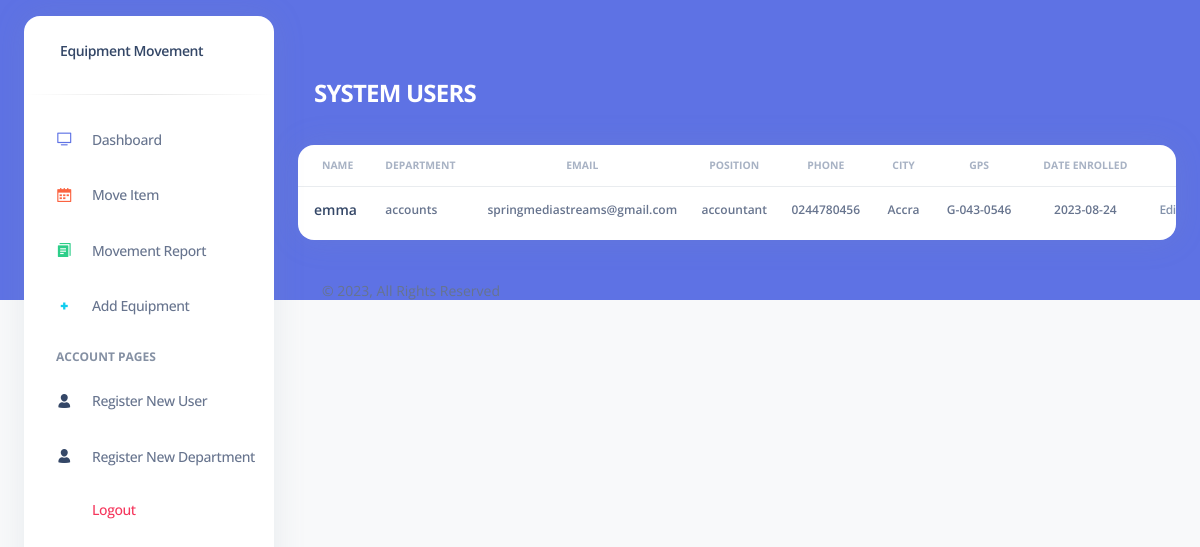
The page /pages/users.php (signed in) on the database its author committed.
### tables this page shows
CREATE TABLE `users` (
  `id` int(11) NOT NULL,
  `fullname` varchar(100) NOT NULL,
  `email` varchar(100) NOT NULL,
  `department` varchar(100) NOT NULL,
  `position` varchar(100) NOT NULL,
  `address` varchar(150) NOT NULL,
  `password` varchar(100) NOT NULL,
  `city` varchar(100) NOT NULL,
  `phone` varchar(100) NOT NULL,
  `gps` varchar(50) NOT NULL,
  `profile_pic` varchar(255) NOT NULL,
  `date` date NOT NULL
);

### pages/users.php (the view, shortened to what this page needs)
<?php
    $conn = mysqli_connect("localhost", "root", "", "equipments_db");
?>
<!DOCTYPE html>
<html lang="en">
<head>
	<link href="../assets/css/nucleo-icons.css" rel="stylesheet" />
	<link href="../assets/css/nucleo-svg.css" rel="stylesheet" />
	<link href="../assets/css/nucleo-svg.css" rel="stylesheet" />
	<link id="pagestyle" href="../assets/css/argon-dashboard.css?v=2.0.4" rel="stylesheet" />
</head>
<body class="g-sidenav-show   bg-gray-100">
	<?php include('aside.php'); ?>
	<main class="main-content position-relative border-radius-lg ">
		<div class="row">
			<div class="col-12">
				<div class="p-3 m-3">
				</div>
			</div>
		</div>
		<nav class="navbar navbar-main navbar-expand-lg px-0 mx-4 shadow-none border-radius-xl " id="navbarBlur" data-scroll="false">
			<div class="container-fluid py-1 px-3">
				<nav aria-label="breadcrumb">
					<h4 class="font-weight-bolder text-white mb-0 text-uppercase">System users</h4>
				</nav>
			</div>
		</nav>
		<div class="container-fluid py-4">
			<div class="row">
				<div class="col-12">
					<div class="card mb-4">
						<div class="card-body px-0 pt-0 pb-2">
							<div class="table-responsive p-0">
								<table class="table align-items-center mb-0">
									<thead>
										<tr>
											<th class="text-uppercase text-secondary text-xxs font-weight-bolder opacity-7">Name</th>
											<th class="text-uppercase text-secondary text-xxs font-weight-bolder opacity-7 ps-2">Department</th>
											<th class="text-center text-uppercase text-secondary text-xxs font-weight-bolder opacity-7">Email</th>
											<th class="text-center text-uppercase text-secondary text-xxs font-weight-bolder opacity-7">Position</th>
											<th class="text-center text-uppercase text-secondary text-xxs font-weight-bolder opacity-7">Phone</th>
											<th class="text-center text-uppercase text-secondary text-xxs font-weight-bolder opacity-7">City</th>
											<th class="text-center text-uppercase text-secondary text-xxs font-weight-bolder opacity-7">GPS</th>
											<th class="text-center text-uppercase text-secondary text-xxs font-weight-bolder opacity-7">Date Enrolled</th>
											<th class="text-secondary opacity-7"></th>
										</tr>
									</thead>
									<tbody>
										<?php
											$sql = "SELECT * FROM users ORDER BY id DESC";
											$result = mysqli_query($conn, $sql);
											if (mysqli_num_rows($result) > 0) {
											 while($row = mysqli_fetch_assoc($result)) {
										?>
										<tr>
											<td>
												<div class="d-flex px-2 py-1">
													<div class="d-flex flex-column justify-content-center">
														<h6 class="mb-0 text-sm"><?php echo $row['fullname'];?></h6>
													</div>
												</div>
											</td>
											<td>
												<p class="text-xs font-weight-bold mb-0"><?php echo $row['department'];?></p>
											</td>
											<td class="align-middle text-center text-sm">
												<p class="text-xs font-weight-bold mb-0"><?php echo $row['email'];?></p>
											</td>
											<td class="align-middle text-center">
												<p class="text-xs font-weight-bold mb-0"><?php echo $row['position'];?></p>
											</td>
											<td class="align-middle text-center">
												<p class="text-xs font-weight-bold mb-0"><?php echo $row['phone'];?></p>
											</td>
											<td class="align-middle text-center">
												<p class="text-xs font-weight-bold mb-0"><?php echo $row['city'];?></p>
											</td>
											<td class="align-middle text-center">
												<p class="text-xs font-weight-bold mb-0"><?php echo $row['gps'];?></p>
											</td>
											<td class="align-middle text-center">
												<p class="text-xs font-weight-bold mb-0"><?php echo $row['date'];?></p>
											</td>
											<td class="align-middle">
												<a href="javascript:;" class="text-secondary font-weight-bold text-xs" data-toggle="tooltip" data-original-title="Edit user">
													Edit
												</a>
											</td>
										</tr>
										<?php
										}
									} else {
										echo "No equipment moved.";
									}
								?>
										</tbody>
								</table>
							</div>
						</div>
					</div>
				</div>
			</div>
			<footer class="footer pt-3  ">
				<div class="container-fluid">
					<div class="row align-items-center justify-content-lg-between">
						<div class="col-lg-6 mb-lg-0 mb-4">
							<div class="copyright text-center text-sm text-muted text-lg-start">
							</div>
						</div>
						</div>
				</div>
			</footer>
		</div>
	</main>
</body>
</html>

### rows shown on the page
users: fullname "emma", department "accounts", email "springmediastreams@gmail.com", position "accountant", phone "0244780456", city "Accra", gps "G-043-0546", date "2023-08-24"
